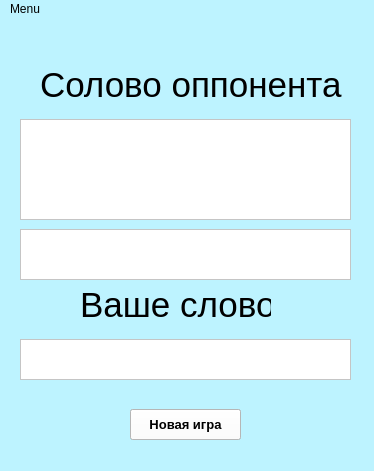
<?xml version="1.0" encoding="UTF-8"?>
<ui version="4.0">
 <class>MainWindow</class>
 <widget class="QMainWindow" name="MainWindow">
  <property name="geometry">
   <rect>
    <x>0</x>
    <y>0</y>
    <width>374</width>
    <height>471</height>
   </rect>
  </property>
  <property name="windowTitle">
   <string>MainWindow</string>
  </property>
  <property name="styleSheet">
   <string notr="true">background-color: rgb(189, 243, 255);</string>
  </property>
  <widget class="QWidget" name="centralwidget">
   <widget class="QTextEdit" name="textEdit">
    <property name="geometry">
     <rect>
      <x>20</x>
      <y>320</y>
      <width>331</width>
      <height>41</height>
     </rect>
    </property>
    <property name="font">
     <font>
      <pointsize>16</pointsize>
      <weight>75</weight>
      <bold>true</bold>
     </font>
    </property>
    <property name="styleSheet">
     <string notr="true">background-color: rgb(255, 255, 255);</string>
    </property>
   </widget>
   <widget class="QTextBrowser" name="textBrowser">
    <property name="geometry">
     <rect>
      <x>20</x>
      <y>100</y>
      <width>331</width>
      <height>101</height>
     </rect>
    </property>
    <property name="font">
     <font>
      <pointsize>16</pointsize>
      <weight>75</weight>
      <bold>true</bold>
     </font>
    </property>
    <property name="styleSheet">
     <string notr="true">background-color: rgb(255, 255, 255);</string>
    </property>
   </widget>
   <widget class="QPushButton" name="pushButton">
    <property name="geometry">
     <rect>
      <x>130</x>
      <y>390</y>
      <width>111</width>
      <height>31</height>
     </rect>
    </property>
    <property name="font">
     <font>
      <pointsize>10</pointsize>
      <weight>75</weight>
      <bold>true</bold>
     </font>
    </property>
    <property name="text">
     <string>Ввод</string>
    </property>
   </widget>
   <widget class="QLabel" name="label">
    <property name="geometry">
     <rect>
      <x>80</x>
      <y>270</y>
      <width>191</width>
      <height>31</height>
     </rect>
    </property>
    <property name="font">
     <font>
      <pointsize>26</pointsize>
      <weight>50</weight>
      <bold>false</bold>
     </font>
    </property>
    <property name="text">
     <string>Ваше слово</string>
    </property>
   </widget>
   <widget class="QLabel" name="label_2">
    <property name="geometry">
     <rect>
      <x>40</x>
      <y>50</y>
      <width>371</width>
      <height>31</height>
     </rect>
    </property>
    <property name="font">
     <font>
      <pointsize>26</pointsize>
      <weight>50</weight>
      <bold>false</bold>
     </font>
    </property>
    <property name="text">
     <string>Солово оппонента</string>
    </property>
   </widget>
   <widget class="QPushButton" name="pushButton_2">
    <property name="geometry">
     <rect>
      <x>130</x>
      <y>390</y>
      <width>111</width>
      <height>31</height>
     </rect>
    </property>
    <property name="font">
     <font>
      <pointsize>10</pointsize>
      <weight>75</weight>
      <bold>true</bold>
     </font>
    </property>
    <property name="styleSheet">
     <string notr="true">background-color: rgb(255, 255, 255);</string>
    </property>
    <property name="text">
     <string>Новая игра</string>
    </property>
   </widget>
   <widget class="QTextBrowser" name="textBrowser_2">
    <property name="geometry">
     <rect>
      <x>20</x>
      <y>210</y>
      <width>331</width>
      <height>51</height>
     </rect>
    </property>
    <property name="font">
     <font>
      <pointsize>16</pointsize>
      <weight>75</weight>
      <bold>true</bold>
     </font>
    </property>
    <property name="styleSheet">
     <string notr="true">background-color: rgb(255, 255, 255);</string>
    </property>
   </widget>
  </widget>
  <widget class="QMenuBar" name="menubar">
   <property name="geometry">
    <rect>
     <x>0</x>
     <y>0</y>
     <width>374</width>
     <height>21</height>
    </rect>
   </property>
   <widget class="QMenu" name="menuVtyu">
    <property name="title">
     <string>Menu</string>
    </property>
    <addaction name="action"/>
   </widget>
   <addaction name="menuVtyu"/>
  </widget>
  <widget class="QStatusBar" name="statusbar"/>
  <action name="action">
   <property name="text">
    <string>Новая игра</string>
   </property>
  </action>
 </widget>
 <resources/>
 <connections/>
</ui>
